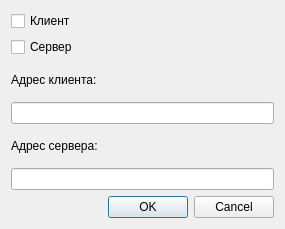
<?xml version="1.0" encoding="UTF-8"?>
<ui version="4.0">
 <class>Dialog</class>
 <widget class="QDialog" name="Dialog">
  <property name="geometry">
   <rect>
    <x>0</x>
    <y>0</y>
    <width>285</width>
    <height>229</height>
   </rect>
  </property>
  <property name="windowTitle">
   <string>Окошко)</string>
  </property>
  <layout class="QVBoxLayout" name="verticalLayout">
   <item>
    <widget class="QCheckBox" name="isClient">
     <property name="text">
      <string>Клиент</string>
     </property>
    </widget>
   </item>
   <item>
    <widget class="QCheckBox" name="isServer">
     <property name="text">
      <string>Сервер</string>
     </property>
    </widget>
   </item>
   <item>
    <widget class="QLabel" name="label_2">
     <property name="text">
      <string>Адрес клиента:</string>
     </property>
    </widget>
   </item>
   <item>
    <widget class="QLineEdit" name="clientAddress"/>
   </item>
   <item>
    <widget class="QLabel" name="label">
     <property name="text">
      <string>Адрес сервера:</string>
     </property>
    </widget>
   </item>
   <item>
    <widget class="QLineEdit" name="serverAddress"/>
   </item>
   <item>
    <widget class="QDialogButtonBox" name="buttonBox">
     <property name="orientation">
      <enum>Qt::Horizontal</enum>
     </property>
     <property name="standardButtons">
      <set>QDialogButtonBox::Cancel|QDialogButtonBox::Ok</set>
     </property>
    </widget>
   </item>
  </layout>
 </widget>
 <resources/>
 <connections>
  <connection>
   <sender>buttonBox</sender>
   <signal>accepted()</signal>
   <receiver>Dialog</receiver>
   <slot>accept()</slot>
   <hints>
    <hint type="sourcelabel">
     <x>248</x>
     <y>254</y>
    </hint>
    <hint type="destinationlabel">
     <x>157</x>
     <y>274</y>
    </hint>
   </hints>
  </connection>
  <connection>
   <sender>buttonBox</sender>
   <signal>rejected()</signal>
   <receiver>Dialog</receiver>
   <slot>reject()</slot>
   <hints>
    <hint type="sourcelabel">
     <x>316</x>
     <y>260</y>
    </hint>
    <hint type="destinationlabel">
     <x>286</x>
     <y>274</y>
    </hint>
   </hints>
  </connection>
 </connections>
</ui>
